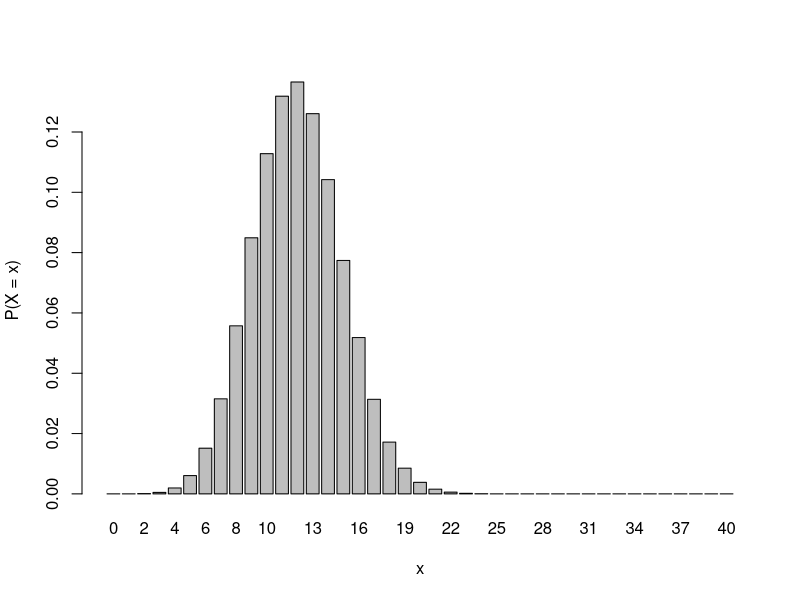
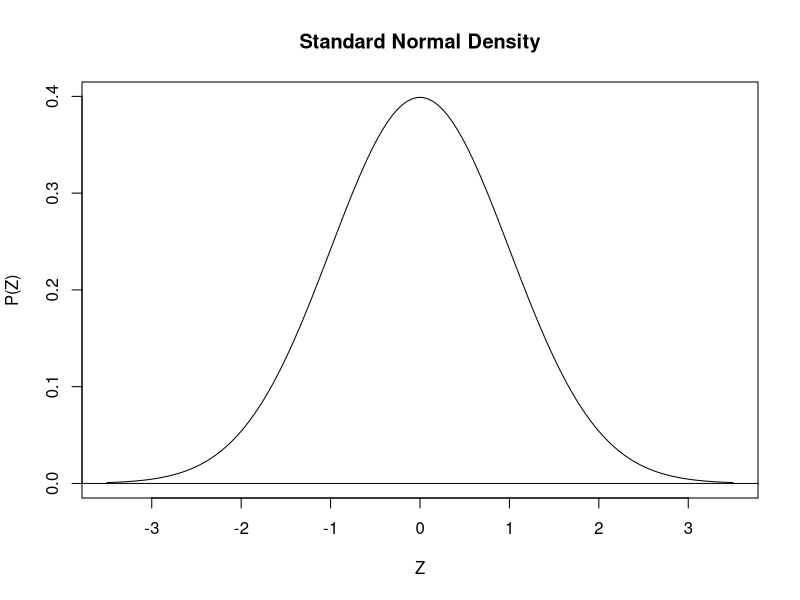
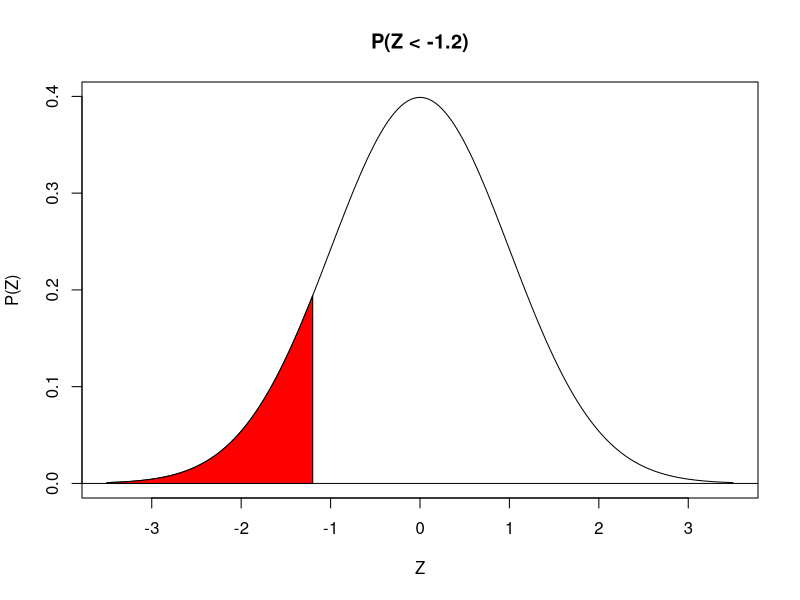
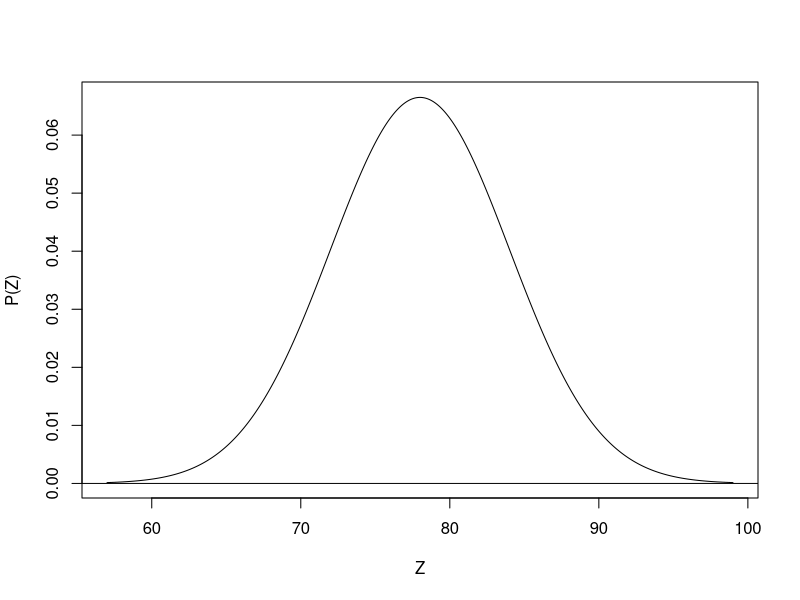
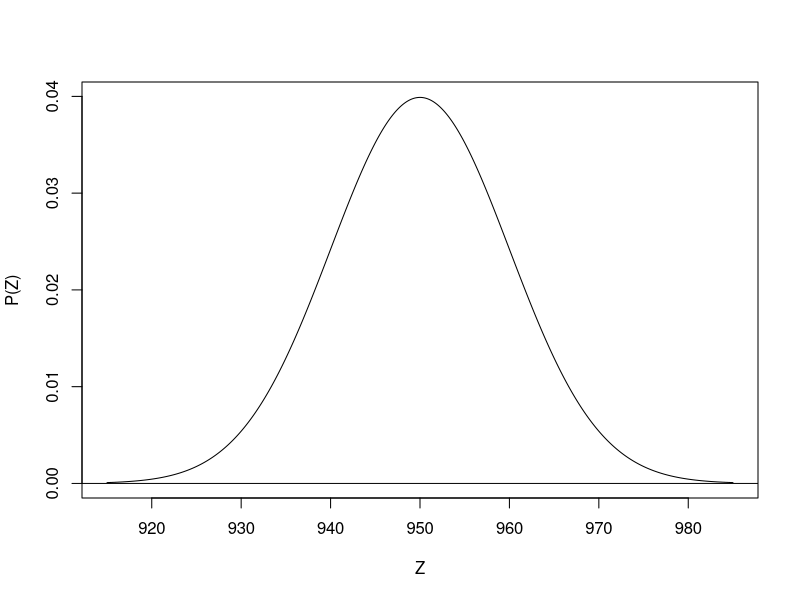
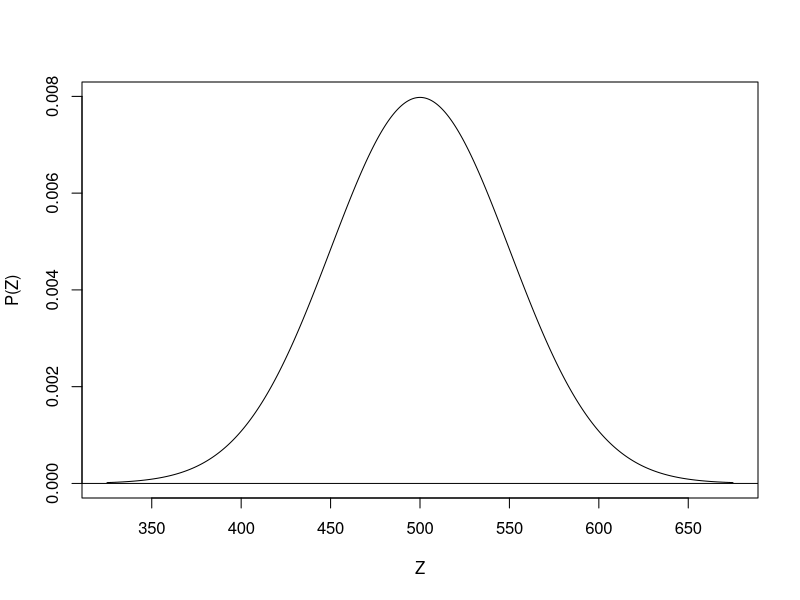
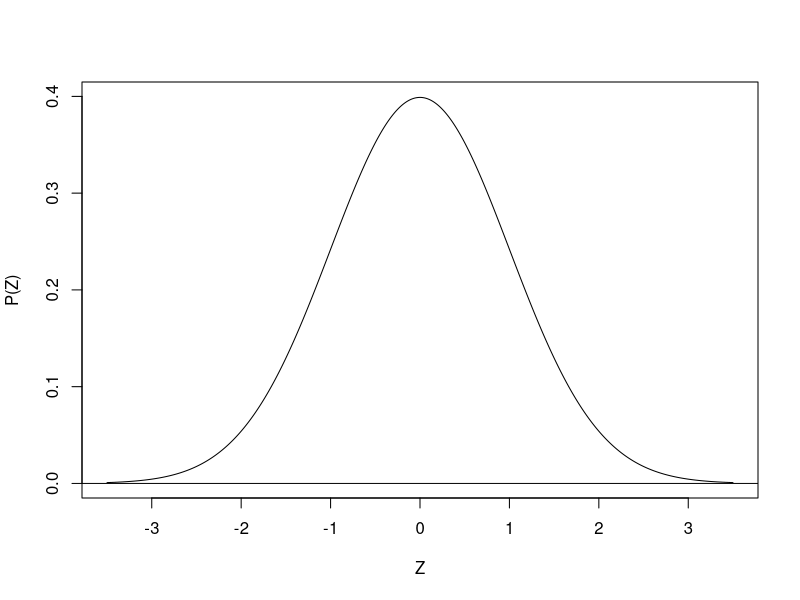

Source code (R) for these figures, in order:
## ---- chunk 1
x <- 0:40
y <- dbinom(x, 40, 0.3)
barplot(height = y, names.arg = x, xlab = "x", ylab = "P(X = x)")
## ---- chunk 2
x <- seq(-3.5, 3.5, 0.01)
plot(x, dnorm(x), type = "l", xlab = "Z", ylab = "P(Z)",
     main = "Standard Normal Density")
abline(h = 0)
## ---- chunk 3
z <- seq(-3.5, 3.5, 0.01)
plot(z, dnorm(z), type = "l", xlab = "Z", ylab = "P(Z)", main = "P(Z < -1.2)")
abline(h = 0)
z1 <- seq(-3.5, -1.2, 0.01)
polygon(x = c(z1, rev(z1)), y = c(dnorm(z1), rep(0, length(z1))), col = "red")
## ---- chunk 4
z <- seq(-3.5, 3.5, 0.01)
z <- z * 6 + 78
plot(z, dnorm(z, mean = 78, sd = 6), type = "l", xlab = "Z", ylab = "P(Z)")
abline(h = 0)
## ---- chunk 5
z <- seq(-3.5, 3.5, 0.01)
z <- z * 10 + 950
plot(z, dnorm(z, mean = 950, sd = 10), type = "l", xlab = "Z", ylab = "P(Z)")
abline(h = 0)
## ---- chunk 6
z <- seq(-3.5, 3.5, 0.01)
z <- z * 50 + 500
plot(z, dnorm(z, mean = 500, sd = 50), type = "l", xlab = "Z", ylab = "P(Z)")
abline(h = 0)
## ---- chunk 7
z <- seq(-3.5, 3.5, 0.01)
plot(z, dnorm(z), type = "l", xlab = "Z", ylab = "P(Z)")
abline(h = 0)
